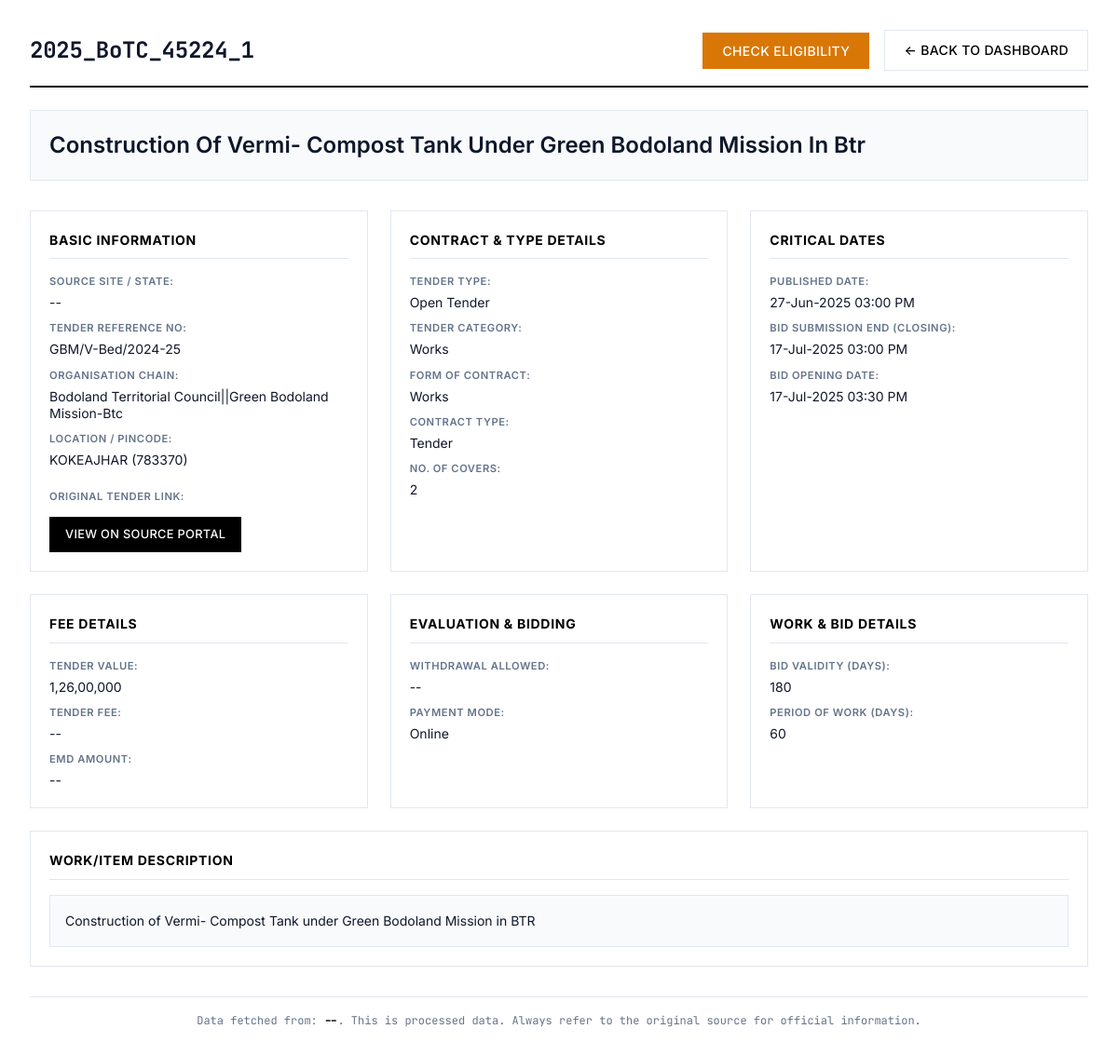
The page /tender/5 on the database its author committed.
### database.py (models this page shows, shortened)
class Tender(Base):
    __tablename__ = "tenders"
    id = Column(Integer, primary_key=True, index=True)
    tender_id = Column(String, unique=True, index=True, nullable=False)
    source_site = Column(String, index=True, nullable=False)
    tender_title = Column(Text)
    organisation_chain = Column(Text)
    tender_value_numeric = Column(Float, nullable=True)
    emd_amount_numeric = Column(Float, nullable=True)
    published_date = Column(DateTime, nullable=True)
    closing_date = Column(DateTime, nullable=True)
    opening_date = Column(DateTime, nullable=True)
    location = Column(String, nullable=True)
    pincode = Column(String, nullable=True)
    status = Column(String, default="Live", index=True) # e.g., "Live", "Result Announced", "Cancelled"
    full_details_json = Column(JSON, nullable=True)
    created_at = Column(DateTime(timezone=True), server_default=func.now())
    updated_at = Column(DateTime(timezone=True), onupdate=func.now())
    result = relationship("TenderResult", back_populates="tender", uselist=False, cascade="all, delete-orphan")
    bids = relationship("TenderBid", back_populates="tender", cascade="all, delete-orphan")

### dashboard.py (the view)
@app.get("/tender/{tender_pk_id}", name="view_tender_detail", response_class=HTMLResponse)
async def view_tender_detail(request: Request, tender_pk_id: int, db: Session = Depends(get_db)):
    if not templates: raise HTTPException(503, "Template engine error")
    tender = db.query(Tender).filter(Tender.id == tender_pk_id).first()
    if not tender: raise HTTPException(404, "Tender not found in database.")
    return templates.TemplateResponse("tender_detail.html", {
        "request": request,
        "tender": tender.full_details_json or {},
        "tender_pk_id": tender_pk_id
    })

### templates/tender_detail.html (shortened to what this page needs)
<!DOCTYPE html>
<html lang="en">
<head>
</head>
<body>
    {% macro na(value) -%}
        {{ value if value and value != 'N/A' else '--' }}
    {%- endmacro %}
    <div class="page-wrapper">
        <div class="container">
            <div class="page-header">
                <h1>{{ na(tender.get('detail_tender_id', tender.get('list_page_tender_id'))) }}</h1>
                <div class="header-actions">
                    <button id="checkEligibilityBtn" class="btn btn-info"
                            data-tender-pk-id="{{ tender_pk_id }}"
                            data-tender-url="{{ tender.get('detail_page_link', '') }}">
                        Check Eligibility
                    </button>
                    <a href="{{ url_for('homepage') }}" class="btn btn-secondary">← Back to Dashboard</a>
                </div>
            </div>
            <div class="tender-main-title">
                {{ na(tender.get('work_title', tender.get('primary_title'))) | neat_format }}
            </div>
            <div class="details-grid">
                <div class="detail-section">
                    <h3>Basic Information</h3>
                    <div class="detail-field"><strong>Source Site / State:</strong> <span class="value-text">{{ na(tender.get('source_site_key')) }}</span></div>
                    <div class="detail-field"><strong>Tender Reference No:</strong> <span class="value-text">{{ na(tender.get('tender_reference_number')) }}</span></div>
                    <div class="detail-field"><strong>Organisation Chain:</strong> <span class="value-text">{{ na(tender.get('organisation_chain', tender.get('list_page_org_chain'))) | neat_format }}</span></div>
                    <div class="detail-field"><strong>Location / Pincode:</strong> <span class="value-text">{{ na(tender.get('location')) }}{% if tender.get('pincode') and tender.get('pincode') != 'N/A' %} ({{ tender.pincode }}){% endif %}</span></div>
                    {% if tender.get('detail_page_link') and tender.get('detail_page_link') != 'N/A' %}
                    <div class="detail-field" style="margin-top: 12px;">
                        <strong>Original Tender Link:</strong>
                        <a href="{{ tender.detail_page_link }}" target="_blank" rel="noopener noreferrer" class="btn btn-link-style">View on Source Portal</a>
                    </div>
                    {% endif %}
                </div>
                <div class="detail-section">
                    <h3>Contract & Type Details</h3>
                    <div class="detail-field"><strong>Tender Type:</strong> <span class="value-text">{{ na(tender.get('tender_type')) }}</span></div>
                    <div class="detail-field"><strong>Tender Category:</strong> <span class="value-text">{{ na(tender.get('tender_category')) }}</span></div>
                    <div class="detail-field"><strong>Form of Contract:</strong> <span class="value-text">{{ na(tender.get('form_of_contract')) }}</span></div>
                    <div class="detail-field"><strong>Contract Type:</strong> <span class="value-text">{{ na(tender.get('contract_type')) }}</span></div>
                    <div class="detail-field"><strong>No. of Covers:</strong> <span class="value-text">{{ na(tender.get('no_of_covers')) }}</span></div>
                </div>
                <div class="detail-section">
                    <h3>Critical Dates</h3>
                    <div class="detail-field"><strong>Published Date:</strong> <span class="value-text">{{ na(tender.get('published_date')) }}</span></div>
                    <div class="detail-field"><strong>Bid Submission End (Closing):</strong> <span class="value-text">{{ na(tender.get('bid_submission_end_date')) }}</span></div>
                    <div class="detail-field"><strong>Bid Opening Date:</strong> <span class="value-text">{{ na(tender.get('detail_bid_opening_date')) }}</span></div>
                </div>
                <div class="detail-section">
                    <h3>Fee Details</h3>
                    <div class="detail-field"><strong>Tender Value:</strong> <span class="value-text">{{ na(tender.get('tender_value')) }}</span></div>
                    <div class="detail-field"><strong>Tender Fee:</strong> <span class="value-text">{{ na(tender.get('tender_fee')) }}</span></div>
                    <div class="detail-field"><strong>EMD Amount:</strong> <span class="value-text">{{ na(tender.get('emd_amount')) }}</span></div>
                </div>
                <div class="detail-section">
                    <h3>Evaluation & Bidding</h3>
                    <div class="detail-field"><strong>Withdrawal Allowed:</strong> <span class="value-text">{{ na(tender.get('withdrawal_allowed')) }}</span></div>
                    <div class="detail-field"><strong>Payment Mode:</strong> <span class="value-text">{{ na(tender.get('payment_mode')) }}</span></div>
                </div>
                <div class="detail-section">
                    <h3>Work & Bid Details</h3>
                    <div class="detail-field"><strong>Bid Validity (Days):</strong> <span class="value-text">{{ na(tender.get('bid_validity_days')) }}</span></div>
                    <div class="detail-field"><strong>Period of Work (Days):</strong> <span class="value-text">{{ na(tender.get('period_of_work_days')) }}</span></div>
                </div>
                <div class="detail-section full-width-section">
                    <h3>Work/Item Description</h3>
                    <div class="description-text"><pre>{{ na(tender.get('work_description', tender.get('list_page_title'))) }}</pre></div>
                </div>
            </div>
            <div class="source-note">
                Data fetched from: <span class="source-site-highlight">{{ na(tender.get('source_site_key')) }}</span>.
                This is processed data. Always refer to the original source for official information.
            </div>
        </div>
    </div>
</body>
</html>

### templates/tender_detail.html (style rules this page uses)
* { box-sizing: border-box; margin: 0; padding: 0; }
html { font-size: 16px; scroll-behavior: smooth; }
:root { --color-primary: #000000; --color-secondary: #1a1a1a; --color-accent: #2563eb; --color-surface: #ffffff; --color-surface-alt: #f8fafc; --color-border: #e2e8f0; --color-text: #0f172a; --color-text-muted: #64748b; --color-success: #059669; --shadow-md: 0 4px 6px -1px rgb(0 0 0 / 0.1), 0 2px 4px -2px rgb(0 0 0 / 0.1); }
body { font-family: 'Inter', -apple-system, BlinkMacSystemFont, sans-serif; background: var(--color-surface-alt); color: var(--color-text); line-height: 1.6; font-weight: 400; min-height: 100vh; -webkit-font-smoothing: antialiased; -moz-osx-font-smoothing: grayscale; }
.page-wrapper { background: var(--color-surface); padding: 32px; min-height: calc(100vh - 64px); }
.container { max-width: none; width: 100%; margin: 0 auto; }
.page-header { display: flex; justify-content: space-between; align-items: center; margin-bottom: 24px; padding-bottom: 16px; border-bottom: 2px solid var(--color-primary); flex-wrap: wrap; gap: 16px; }
.page-header h1 { font-size: 1.5rem; font-weight: 700; letter-spacing: -0.01em; color: var(--color-text); text-transform: none; overflow-wrap: break-word; word-break: break-all; font-family: 'JetBrains Mono', monospace; }
.header-actions { display: flex; gap: 16px; align-items: center; }
.btn { display: inline-flex; align-items: center; justify-content: center; padding: 10px 20px; border: 1px solid transparent; font-family: inherit; font-size: 0.875rem; font-weight: 500; text-decoration: none; color: var(--color-surface); background: var(--color-primary); border-radius: 0; cursor: pointer; transition: all 0.2s ease; text-transform: uppercase; letter-spacing: 0.025em; }
.btn-secondary { background: transparent; color: var(--color-primary); border-color: var(--color-border); }
.btn-info { background-color: #d97706; border-color: #d97706; }
.tender-main-title { font-size: 1.5rem; font-weight: 600; color: var(--color-text); margin-bottom: 32px; padding: 20px; background-color: var(--color-surface-alt); border: 1px solid var(--color-border); line-height: 1.4; text-align: left; }
.details-grid { display: grid; grid-template-columns: repeat(auto-fit, minmax(340px, 1fr)); gap: 24px; margin-bottom: 32px; }
.detail-section { background-color: var(--color-surface); border: 1px solid var(--color-border); padding: 20px; display: flex; flex-direction: column; }
.detail-section h3 { font-size: 0.875rem; font-weight: 700; color: var(--color-primary); margin-top: 0; margin-bottom: 16px; padding-bottom: 8px; border-bottom: 1px solid var(--color-border); text-transform: uppercase; letter-spacing: 0.05em; }
.detail-field { margin-bottom: 10px; display: flex; flex-direction: column; gap: 2px; }
.detail-field:last-child { margin-bottom: 0; }
.detail-field strong { font-size: 0.7rem; font-weight: 600; color: var(--color-text-muted); text-transform: uppercase; letter-spacing: 0.05em; margin-bottom: 2px; }
.detail-field span, .detail-field .value-text, .detail-field a.value-link { font-size: 0.875rem; color: var(--color-text); word-wrap: break-word; line-height: 1.3; }
.btn-link-style { margin-top: 8px; padding: 8px 16px; font-size: 0.8rem; width: fit-content; }
.full-width-section { grid-column: 1 / -1; }
.description-text pre { background: var(--color-surface-alt); padding: 16px; border: 1px solid var(--color-border); font-size: 0.875rem; white-space: pre-wrap; word-wrap: break-word; line-height: 1.6; color: var(--color-text); font-family: inherit; max-height: 300px; overflow-y: auto; }
.source-note { font-size: 0.75rem; color: var(--color-text-muted); margin-top: 32px; padding-top: 16px; border-top: 1px solid var(--color-border); display: block; text-align: center; font-family: 'JetBrains Mono', monospace; }
.source-site-highlight { font-weight: 700; color: var(--color-primary); }

### rows shown on the page
Tender: tender "2025_BoTC_45224_1 KOKEAJHAR Construction of Vermi- Compost Tank under Green Bodoland Mission in BTR", tender_title "Construction Of Vermi- Compost Tank Under Green Bodoland Mission In Btr", organisation_chain "Bodoland Territorial Council||Green Bodoland Mission-Btc"

### other values the page prints
{{ value if value and value != 'N/A' else '--' }} "-- GBM/V-Bed/2024-25 Open Tender Works Works Tender 2 27-Jun-2025 03:00 PM 17-Jul-2025 03:00 PM 17-Jul-2025 03:30 PM 1,26,00,000 -- -- -- Online 180 60 --"
{{ tender.pincode }} "783370"
